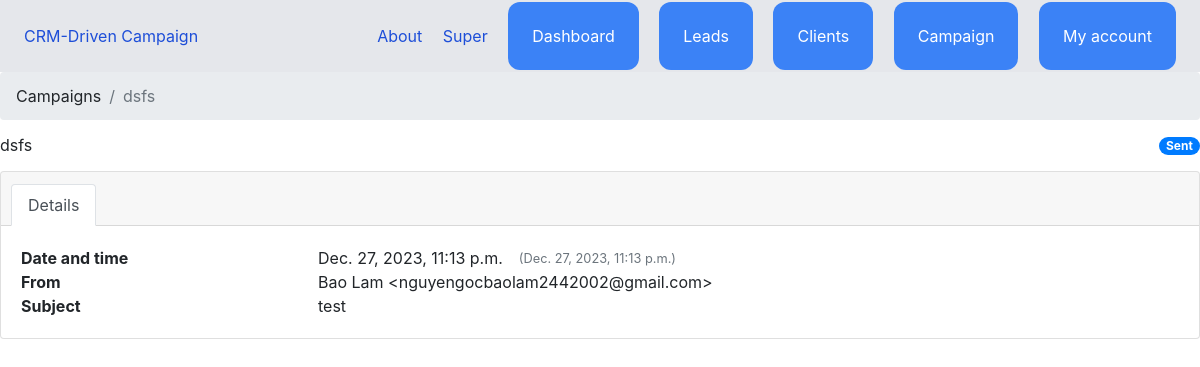
Page /campaign/27/ (signed in) on the committed database.
### team/models.py (models this page shows, shortened)
class Team(models.Model):
    name = models.CharField(max_length=100)
    members = models.ManyToManyField(User, related_name='teams')
    created_by = models.ForeignKey(User, related_name='created_teams', on_delete=models.CASCADE)
    created_at = models.DateTimeField(auto_now_add=True)
    modified_at = models.DateTimeField(auto_now=True)

### campaigns/models.py (models this page shows, shortened)
class Campaign(models.Model):
    uuid = models.UUIDField(default=uuid.uuid4, unique=True, editable=False)
    name = models.CharField(_('name'), max_length=100)
    campaign_type = models.PositiveSmallIntegerField(
        _('type'),
        choices=CampaignTypes.CHOICES,
        default=CampaignTypes.REGULAR
    )
    mailing_list = models.ForeignKey(
        DynamicFilterExpr,
        on_delete=models.CASCADE,
        verbose_name=_('mailing list'),
        related_name='campaigns',
        null=True,
        blank=True
    )
    status = models.PositiveSmallIntegerField(
        _('status'),
        choices=CampaignStatus.CHOICES,
        default=CampaignStatus.DRAFT,
        db_index=True
    )
    send_date = models.DateTimeField(_('send date'), null=True, blank=True, db_index=True)
    create_date = models.DateTimeField(_('create date'), auto_now_add=True)
    update_date = models.DateTimeField(_('update date'), default=timezone.now)
    recipients_count = models.PositiveIntegerField(default=0)
    track_opens = models.BooleanField(_('track opens'), default=True)
    track_clicks = models.BooleanField(_('track clicks'), default=True)
    unique_opens_count = models.PositiveIntegerField(_('unique opens'), default=0, editable=False)
    total_opens_count = models.PositiveIntegerField(_('total opens'), default=0, editable=False)
    unique_clicks_count = models.PositiveIntegerField(_('unique clicks'), default=0, editable=False)
    total_clicks_count = models.PositiveIntegerField(_('total clicks'), default=0, editable=False)
    open_rate = models.FloatField(_('opens'), default=0.0, editable=False)
    click_rate = models.FloatField(_('clicks'), default=0.0, editable=False)
    __cached_email = None
    class Meta:
        verbose_name = _('campaign')
        verbose_name_plural = _('campaigns')
    @property
    def email(self) -> Optional['Email']:
        if not self.__cached_email and self.campaign_type == CampaignTypes.REGULAR:
            try:
                self.__cached_email, created = Email.objects.get_or_create(campaign=self)
            except Email.MultipleObjectsReturned:
                self.__cached_email = self.emails.order_by('id').first()
        return self.__cached_email
    def send(self):
        with transaction.atomic():
            self.send_date = timezone.now()
            self.status = CampaignStatus.QUEUED
            for email in self.emails.select_related('template').all():
                if email.template is not None:
                    email.template.last_used_date = timezone.now()
                    email.template.last_used_campaign_id = self.pk
                    email.template.save()
            self.save()
        send_campaign_task.delay(self.pk)

class Email(models.Model):
    uuid = models.UUIDField(default=uuid.uuid4, unique=True, editable=False)
    campaign = models.ForeignKey(Campaign, on_delete=models.CASCADE, verbose_name=_('campaign'), related_name='emails')
    template_content = models.TextField(_('email template content'), blank=True)
    from_email = models.EmailField(_('email address'))
    from_name = models.CharField(_('name'), max_length=100, blank=True)
    subject = models.CharField(_('subject'), max_length=150)
    preview = models.CharField(_('preview'), max_length=150, blank=True)
    content = models.TextField(_('content'), blank=True)
    content_html = models.TextField(_('content HTML'), blank=True)
    content_text = models.TextField(_('content plain text'), blank=True)
    unique_opens_count = models.PositiveIntegerField(_('unique opens'), default=0, editable=False)
    total_opens_count = models.PositiveIntegerField(_('total opens'), default=0, editable=False)
    unique_clicks_count = models.PositiveIntegerField(_('unique clicks'), default=0, editable=False)
    total_clicks_count = models.PositiveIntegerField(_('total clicks'), default=0, editable=False)
    template = models.ForeignKey(
        EmailTemplate,
        on_delete=models.SET_NULL,
        verbose_name=_('email template'),
        related_name='emails',
        null=True,
        blank=True
    )
    __blocks = None
    __base_template = None
    __child_template_string = None
    BASE_TEMPLATE_VAR = 'base_template'
    class Meta:
        verbose_name = _('email')
        verbose_name_plural = _('emails')
    @property
    def base_template(self) -> Template:
        if self.__base_template is None:
            self.__base_template = Template(self.template_content)
        return self.__base_template
    def get_from(self) -> str:
        if self.from_name:
            return '%s <%s>' % (self.from_name, self.from_email)
        return self.from_email

### campaigns/views.py (the view)
# urls.py: path('<int:pk>/', views.CampaignDetailView.as_view(), name='campaign_detail'),
@method_decorator(login_required, name='dispatch')
class CampaignDetailView(CampaignMixin, DetailView):
    model = Campaign
    context_object_name = 'campaign'
    extra_context = {'submenu': 'details'}

### campaigns/templatetags/campaigns.py (called while the page is built)
@register.filter
def campaign_status_badge(campaign):
    css_classes = {
        CampaignStatus.SENT: 'badge-primary',
        CampaignStatus.SCHEDULED: 'badge-warning',
        CampaignStatus.DRAFT: 'badge-secondary',
        CampaignStatus.QUEUED: 'badge-dark',
        CampaignStatus.DELIVERING: 'badge-success',
        CampaignStatus.PAUSED: 'badge-warning',
    }
    badge_class = css_classes[campaign.status]
    badge_text = campaign.get_status_display()
    html = '<span class="badge %s badge-pill">%s</span>' % (badge_class, badge_text)
    return mark_safe(html)

### campaigns/views.py (called while the page is built)
    def get_context_data(self, **kwargs):
        kwargs['menu'] = 'campaigns'
        return super().get_context_data(**kwargs)

### team/context_processors.py (called while the page is built)
def active_team(request):
    if request.user.is_authenticated:
        active_team = None
        if request.user.userprofile.active_team:
            active_team = request.user.userprofile.active_team
        else:
            active_team = Team.objects.filter(created_by = request.user)[0]
    else:
        active_team = None
    return { 'active_team': active_team}

### campaigns/templates/campaigns/campaign_detail.html
{% extends 'campaigns/base.html' %}
{% block breadcrumb %}
  <li class="breadcrumb-item active" aria-current="page">{{ campaign.name }}</li>
{% endblock %}
{% block innercontent %}
  <div class="card-body">
    {% include 'campaigns/_campaign_detail.html' %}
  </div>
{% endblock %}

### campaigns/templates/campaigns/base.html (shortened to what this page needs)
{% extends 'core/base.html' %}
{% load campaigns i18n %}
{% block content %}
  <nav aria-label="breadcrumb">
    <ol class="breadcrumb">
      <li class="breadcrumb-item"><a href="{% url 'campaigns' %}">{% trans 'Campaigns' %}</a></li>
      {% block breadcrumb %}
      {% endblock %}
    </ol>
  </nav>
  <div class="d-flex justify-content-between align-items-center mb-3">
    <div class="d-flex align-items-center">
      <h2 class="mb-0 mr-2">{{ campaign.name }}</h2>
    </div>
    {{ campaign|campaign_status_badge }}
  </div>
  {% block maincontent %}
    <div class="card mb-3">
      <div class="card-header">
        <ul class="nav nav-tabs card-header-tabs">
          <li class="nav-item">
            <a class="nav-link{% if submenu == 'details' %} active{% endif %}" href="{% url 'campaign_detail' campaign.pk %}">{% trans 'Details' %}</a>
        </ul>
      </div>
      {% block innercontent %}
      {% endblock %}
    </div>
  {% endblock maincontent %}
{% endblock %}

### core/templates/core/partials/nav.html
<nav class="py-6 px-6 flex justify-between bg-gray-200">
    <a href="/" class="text-blue-700">CRM-Driven Campaign</a>
        <div class="space-x-4">
            <a href="{% url 'about' %}" class="text-blue-700">About</a>
            {% if request.user.is_authenticated %}
            <a href="{% url 'team:detail' active_team.id %}" class="text-blue-700">{{ active_team.name }}</a>
            <a href="{% url 'dashboard:index' %}" class="py-4 px-6 bg-blue-500 rounded-xl text-white">Dashboard</a>
            <a href="{% url 'leads:list' %}" class="py-4 px-6 bg-blue-500 rounded-xl text-white">Leads</a>
            <a href="{% url 'clients:list' %}" class="py-4 px-6 bg-blue-500 rounded-xl text-white">Clients</a>
            <a href="{% url 'campaigns' %}" class="py-4 px-6 bg-blue-500 rounded-xl text-white">Campaign</a>
            <a href="{% url 'userprofile:myaccount' %}" class="py-4 px-6 bg-blue-500 rounded-xl text-white">My account</a>
            {% else %}
            <a href="{% url 'login' %}" class="py-4 px-6 bg-blue-600 rounded-xl text-white">Login</a>
            <a href="{% url 'userprofile:signup' %}" class="py-4 px-6 bg-blue-400 rounded-xl text-white">Sign up</a>
            {% endif %}
        </div>
</nav>

### campaigns/templates/campaigns/_campaign_detail.html (shortened to what this page needs)
{% load i18n %}
<dl class="row mb-0">
  <dt class="col-sm-3">{% trans 'Date and time' %}</dt>
  <dd class="col-sm-9 d-flex align-items-center">
    {{ campaign.send_date }} <small class="text-muted mx-3">({{ campaign.send_date }})</small>
  </dd>
  <dt class="col-sm-3">{% trans 'From' %}</dt>
  <dd class="col-sm-9">{{ campaign.email.get_from }}</dd>
  <dt class="col-sm-3">{% trans 'Subject' %}</dt>
  <dd class="col-sm-9">{{ campaign.email.subject }}</dd>
</dl>

### rows in the picture
Team: name "Super"
Campaign: name "dsfs", status "Sent", send_date "Dec. 27, 2023, 11:13 p.m.", email.get_from "Bao Lam <nguyengocbaolam2442002@gmail.com>", email.subject "test"
